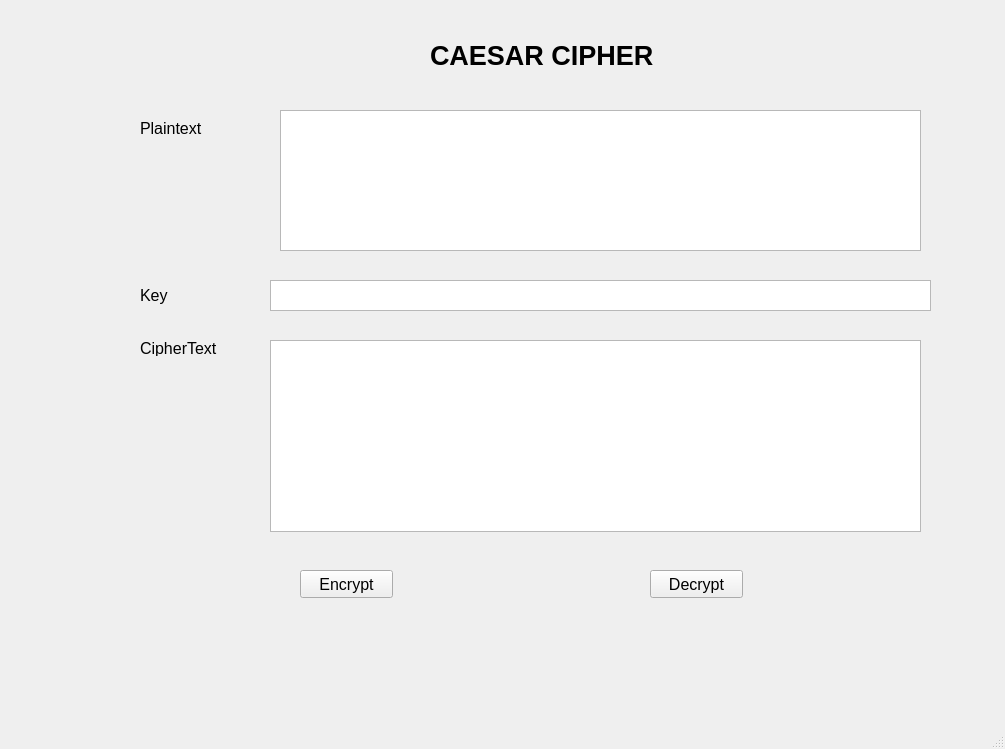
<?xml version="1.0" encoding="UTF-8"?>
<ui version="4.0">
 <class>MainWindow</class>
 <widget class="QMainWindow" name="MainWindow">
  <property name="geometry">
   <rect>
    <x>0</x>
    <y>0</y>
    <width>1005</width>
    <height>749</height>
   </rect>
  </property>
  <property name="font">
   <font>
    <pointsize>8</pointsize>
    <weight>50</weight>
    <bold>false</bold>
   </font>
  </property>
  <property name="windowTitle">
   <string>MainWindow</string>
  </property>
  <widget class="QWidget" name="centralwidget">
   <widget class="QLabel" name="label">
    <property name="geometry">
     <rect>
      <x>430</x>
      <y>20</y>
      <width>331</width>
      <height>71</height>
     </rect>
    </property>
    <property name="font">
     <font>
      <pointsize>20</pointsize>
      <weight>75</weight>
      <bold>true</bold>
     </font>
    </property>
    <property name="text">
     <string>CAESAR CIPHER</string>
    </property>
   </widget>
   <widget class="QLabel" name="label_2">
    <property name="geometry">
     <rect>
      <x>140</x>
      <y>120</y>
      <width>101</width>
      <height>16</height>
     </rect>
    </property>
    <property name="font">
     <font>
      <pointsize>12</pointsize>
      <weight>50</weight>
      <bold>false</bold>
     </font>
    </property>
    <property name="text">
     <string>Plaintext</string>
    </property>
   </widget>
   <widget class="QLabel" name="label_3">
    <property name="geometry">
     <rect>
      <x>140</x>
      <y>280</y>
      <width>101</width>
      <height>31</height>
     </rect>
    </property>
    <property name="font">
     <font>
      <pointsize>12</pointsize>
      <weight>50</weight>
      <bold>false</bold>
     </font>
    </property>
    <property name="text">
     <string>Key</string>
    </property>
   </widget>
   <widget class="QLabel" name="label_4">
    <property name="geometry">
     <rect>
      <x>140</x>
      <y>340</y>
      <width>121</width>
      <height>16</height>
     </rect>
    </property>
    <property name="font">
     <font>
      <pointsize>12</pointsize>
      <weight>50</weight>
      <bold>false</bold>
     </font>
    </property>
    <property name="text">
     <string>CipherText</string>
    </property>
   </widget>
   <widget class="QTextBrowser" name="txt_plain_text">
    <property name="geometry">
     <rect>
      <x>280</x>
      <y>110</y>
      <width>641</width>
      <height>141</height>
     </rect>
    </property>
   </widget>
   <widget class="QTextBrowser" name="txt_key">
    <property name="geometry">
     <rect>
      <x>270</x>
      <y>280</y>
      <width>661</width>
      <height>31</height>
     </rect>
    </property>
   </widget>
   <widget class="QTextBrowser" name="txt_cipher_text">
    <property name="geometry">
     <rect>
      <x>270</x>
      <y>340</y>
      <width>651</width>
      <height>192</height>
     </rect>
    </property>
   </widget>
   <widget class="QPushButton" name="btn_encrypt">
    <property name="geometry">
     <rect>
      <x>300</x>
      <y>570</y>
      <width>93</width>
      <height>28</height>
     </rect>
    </property>
    <property name="font">
     <font>
      <pointsize>12</pointsize>
      <weight>50</weight>
      <bold>false</bold>
     </font>
    </property>
    <property name="text">
     <string>Encrypt</string>
    </property>
   </widget>
   <widget class="QPushButton" name="btn_decrypt">
    <property name="geometry">
     <rect>
      <x>650</x>
      <y>570</y>
      <width>93</width>
      <height>28</height>
     </rect>
    </property>
    <property name="font">
     <font>
      <pointsize>12</pointsize>
      <weight>50</weight>
      <bold>false</bold>
     </font>
    </property>
    <property name="text">
     <string>Decrypt</string>
    </property>
   </widget>
  </widget>
  <widget class="QMenuBar" name="menubar">
   <property name="geometry">
    <rect>
     <x>0</x>
     <y>0</y>
     <width>1005</width>
     <height>23</height>
    </rect>
   </property>
  </widget>
  <widget class="QStatusBar" name="statusbar"/>
 </widget>
 <resources/>
 <connections/>
</ui>
